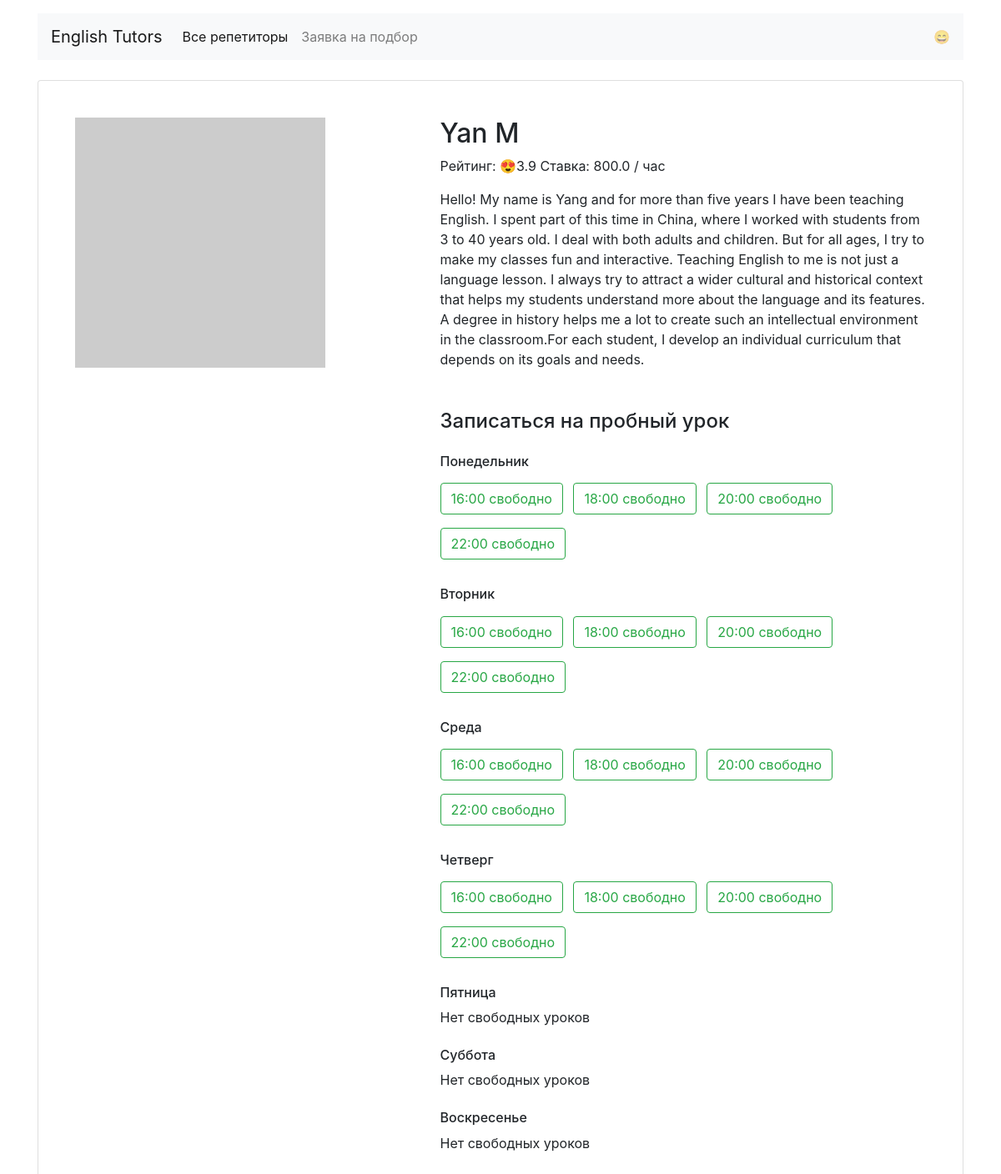
The app's page /profiles/6/ with its own data.
### app.py (models this page shows)
class Tutor(db.Model):
    __tablename__ = "tutors"
    id = db.Column(db.Integer, primary_key=True)
    name = db.Column(db.String, nullable=False)
    about = db.Column(db.String, nullable=False)
    rating = db.Column(db.Float, nullable=False)
    picture = db.Column(db.String, nullable=False)
    price = db.Column(db.Float, nullable=False)
    free = db.Column(db.JSON, nullable=False)
    goals = db.relationship('Goal', secondary=tutor_has_goal,back_populates="tutors")

class DaysOfWeek(db.Model):
    __tablename__ = "daysofweek"
    id = db.Column(db.Integer, primary_key=True)
    eng_short_name = db.Column(db.String, nullable=False, unique=True)
    eng_full_name = db.Column(db.String, nullable=False, unique=True)
    rus_full_name = db.Column(db.String, nullable=False, unique=True)

### app.py (the view)
@app.route("/profiles/<int:tutor_id>/")
def render_tutor_profile(tutor_id):
    tutor = db.session.query(Tutor).get(tutor_id)
    if tutor is None:
        return render_not_found(404)
    days_of_week = db.session.query(DaysOfWeek).order_by(DaysOfWeek.id).all()
    return render_template(
        "profile.html", tutor=tutor, days_of_week=days_of_week)

### templates/profile.html (shortened to what this page needs)
{% extends 'base.html' %}
{% block content %}
<main class="container mt-3">
  <div class="card my-4 mx-auto">
    <div class="card-body m-2 m-md-4">
      <article class="row">
        <div class="col-5"><img src="{{ tutor.picture }}" class="img-fluid" alt=""></div>
        <div class="col-7">
          <section class="teacher=info">
            <h1 class="h2">{{ tutor.name }}</h1>
            <p>Рейтинг: 😍{{ tutor.rating }} Ставка: {{ tutor.price }} / час</p>
            <p>{{ tutor.about }}</p>
          </section>
          <section class="available">
            <h4 class="mb-4 mt-5">Записаться на пробный урок</h4>
            {% for day in days_of_week %}
              <h6 class="mt-4">{{ day.rus_full_name }}</h6>
              {% if tutor.free[day.eng_short_name].values()|select|first %}
                {% for time, tutor_is_free in tutor.free[day.eng_short_name].items() %}
                  {% if tutor_is_free %}
                    <a href="{{ url_for('render_booking', tutor_id=tutor.id, class_day_id=day.id, time=time) }}" class="btn btn-outline-success mr-2 my-2"
                    >{{ time }} свободно</a>
                  {% endif %}
                {% endfor %}
              {% else %}
                <p>Нет свободных уроков</p>
              {% endif %}
            {% endfor %}
          </section>
        </div>
      </article>
    </div>
  </div>
</main>
{% endblock content %}

### records on screen
Tutor: name "Yan M", rating "3.9", price "800.0", about "Hello! My name is Yang and for more than five years I have been teaching English. I spent part of this time in China, where I worked with students from 3 to 40 years old. I deal with both adults and children. But for all ages, I try to make my classes fun and interactive. Teaching English to me is not just a language lesson. I always try to attract a wider cultural and historical context that helps my students understand more about the language and its features. A degree in history helps me a lot to create such an intellectual environment in the classroom.For each student, I develop an individual curriculum that depends on its goals and needs."
DaysOfWeek: rus_full_name "Понедельник", eng_short_name "16:00" "18:00" "20:00" "22:00"
DaysOfWeek: rus_full_name "Вторник", eng_short_name "16:00" "18:00" "20:00" "22:00"
DaysOfWeek: rus_full_name "Среда", eng_short_name "16:00" "18:00" "20:00" "22:00"
DaysOfWeek: rus_full_name "Четверг", eng_short_name "16:00" "18:00" "20:00" "22:00"
DaysOfWeek: rus_full_name "Пятница", eng_short_name "Нет свободных уроков"
DaysOfWeek: rus_full_name "Суббота", eng_short_name "Нет свободных уроков"
DaysOfWeek: rus_full_name "Воскресенье", eng_short_name "Нет свободных уроков"
